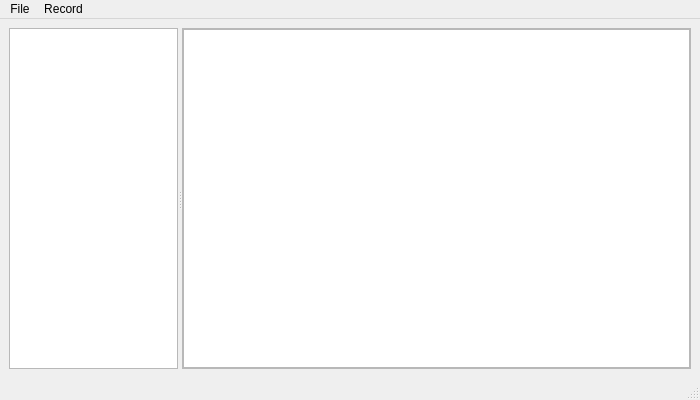
<?xml version="1.0" encoding="UTF-8"?>
<ui version="4.0">
 <class>MainWindow</class>
 <widget class="QMainWindow" name="MainWindow">
  <property name="geometry">
   <rect>
    <x>0</x>
    <y>0</y>
    <width>700</width>
    <height>400</height>
   </rect>
  </property>
  <property name="windowTitle">
   <string>WarcQtViewer</string>
  </property>
  <widget class="QWidget" name="centralwidget">
   <layout class="QHBoxLayout" name="horizontalLayout">
    <item>
     <widget class="QSplitter" name="splitter">
      <property name="orientation">
       <enum>Qt::Horizontal</enum>
      </property>
      <widget class="QListView" name="listView">
       <property name="sizePolicy">
        <sizepolicy hsizetype="Expanding" vsizetype="Expanding">
         <horstretch>1</horstretch>
         <verstretch>0</verstretch>
        </sizepolicy>
       </property>
       <property name="minimumSize">
        <size>
         <width>0</width>
         <height>0</height>
        </size>
       </property>
      </widget>
      <widget class="QFrame" name="frame">
       <property name="sizePolicy">
        <sizepolicy hsizetype="Expanding" vsizetype="Expanding">
         <horstretch>3</horstretch>
         <verstretch>0</verstretch>
        </sizepolicy>
       </property>
       <property name="frameShape">
        <enum>QFrame::StyledPanel</enum>
       </property>
       <property name="frameShadow">
        <enum>QFrame::Raised</enum>
       </property>
       <layout class="QVBoxLayout" name="verticalLayout">
        <property name="leftMargin">
         <number>0</number>
        </property>
        <property name="topMargin">
         <number>0</number>
        </property>
        <property name="rightMargin">
         <number>0</number>
        </property>
        <property name="bottomMargin">
         <number>0</number>
        </property>
        <item>
         <widget class="QSplitter" name="splitter_right">
          <property name="sizePolicy">
           <sizepolicy hsizetype="Expanding" vsizetype="Expanding">
            <horstretch>0</horstretch>
            <verstretch>0</verstretch>
           </sizepolicy>
          </property>
          <property name="lineWidth">
           <number>1</number>
          </property>
          <property name="orientation">
           <enum>Qt::Vertical</enum>
          </property>
          <widget class="QPlainTextEdit" name="plainTextEdit">
           <property name="tabStopWidth">
            <number>40</number>
           </property>
          </widget>
         </widget>
        </item>
       </layout>
      </widget>
     </widget>
    </item>
   </layout>
  </widget>
  <widget class="QMenuBar" name="menubar">
   <property name="geometry">
    <rect>
     <x>0</x>
     <y>0</y>
     <width>700</width>
     <height>21</height>
    </rect>
   </property>
   <widget class="QMenu" name="menuFile">
    <property name="title">
     <string>File</string>
    </property>
    <addaction name="actionOpen"/>
   </widget>
   <widget class="QMenu" name="menuRecord">
    <property name="title">
     <string>Record</string>
    </property>
    <addaction name="actionExtract"/>
   </widget>
   <addaction name="menuFile"/>
   <addaction name="menuRecord"/>
  </widget>
  <widget class="QStatusBar" name="statusbar"/>
  <action name="actionOpen">
   <property name="text">
    <string>Open</string>
   </property>
  </action>
  <action name="actionExtract">
   <property name="text">
    <string>Extract</string>
   </property>
  </action>
 </widget>
 <resources/>
 <connections/>
</ui>
